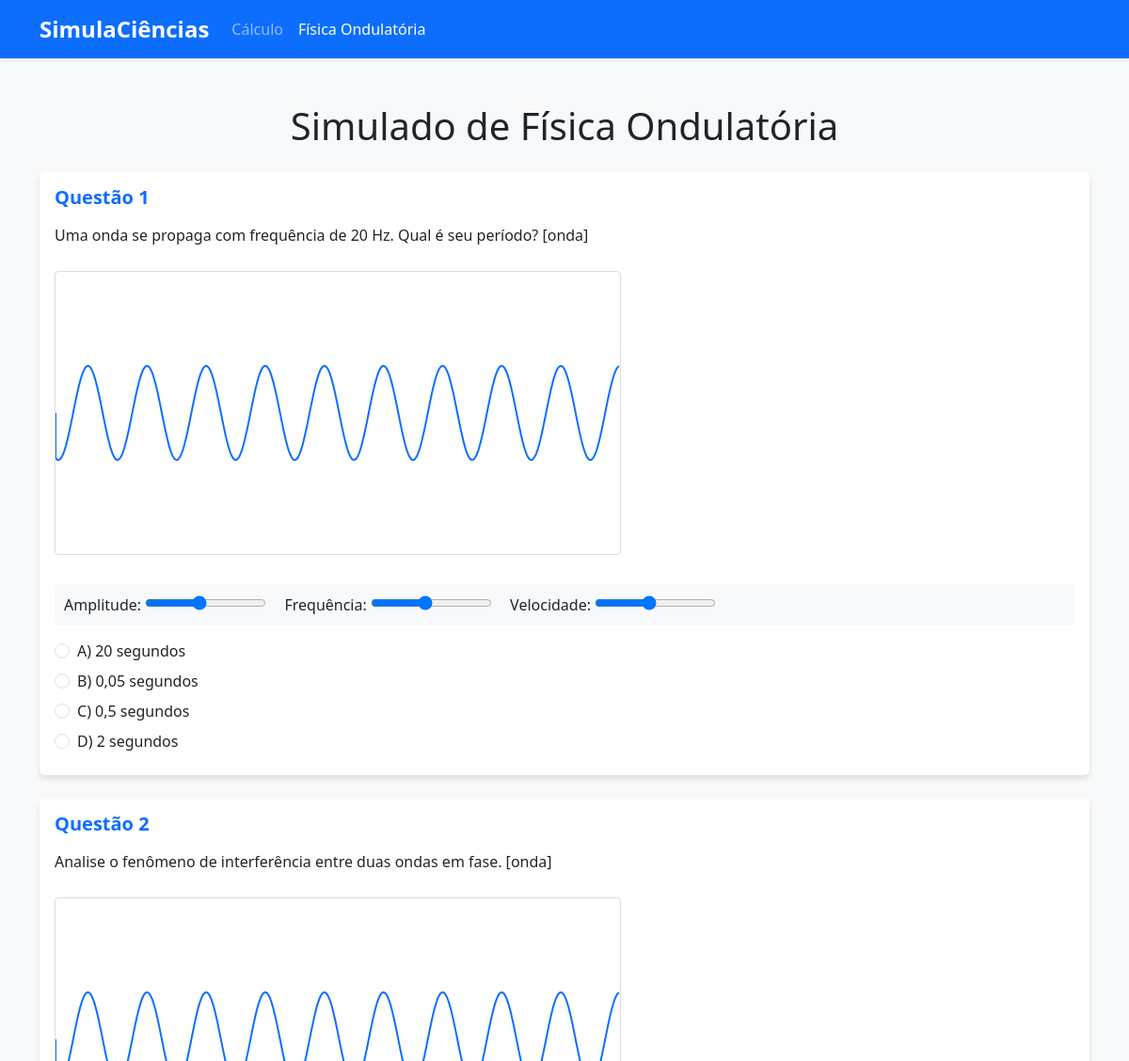
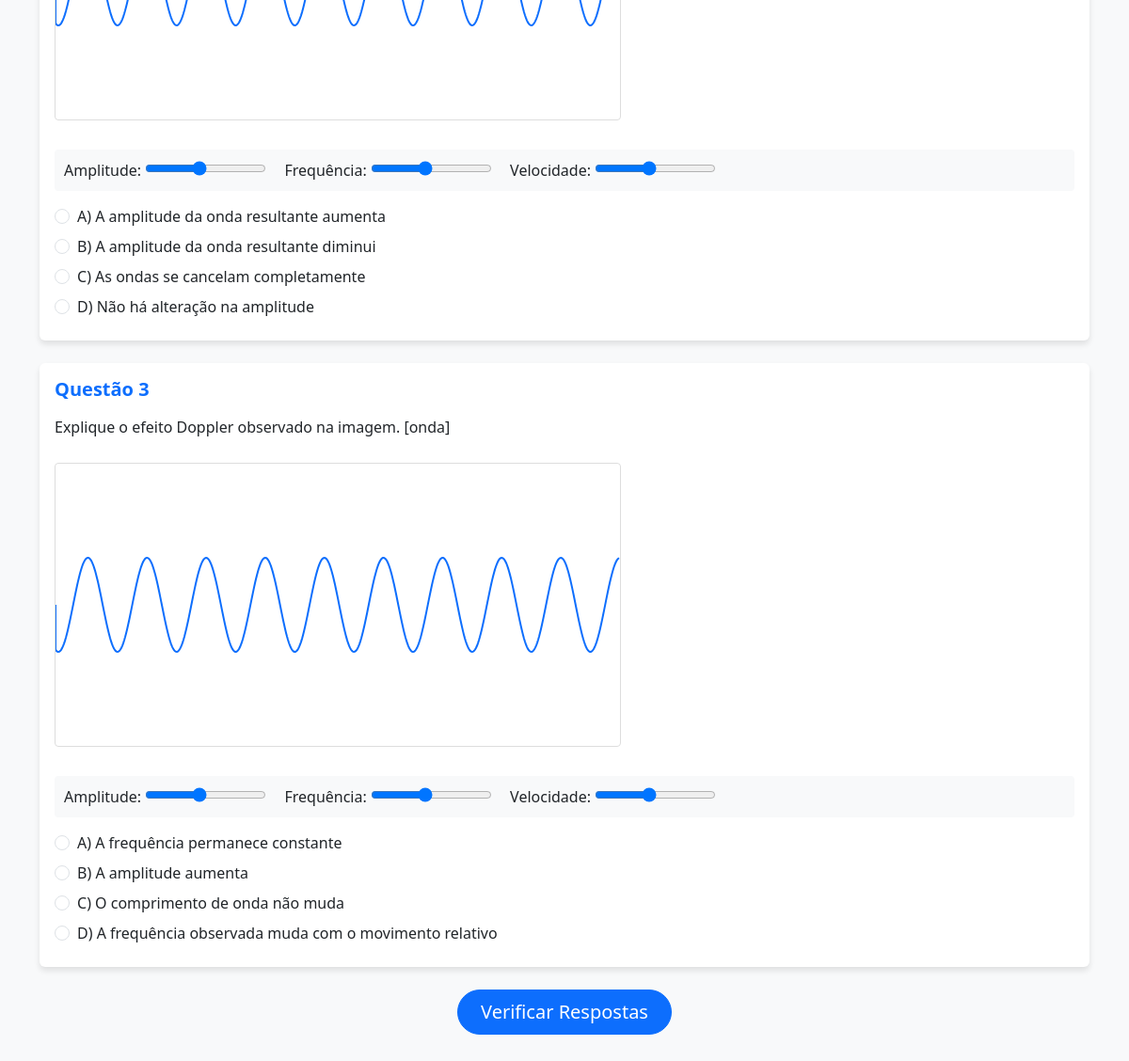
The page /fisica.php on the database its author committed (2 pictures, top to bottom).
### tables this page shows
CREATE TABLE IF NOT EXISTS questoes (
    id INT AUTO_INCREMENT PRIMARY KEY,
    categoria_id INT NOT NULL,
    enunciado TEXT NOT NULL,
    dificuldade ENUM('facil', 'medio', 'dificil') NOT NULL,
    resposta_correta VARCHAR(1) NOT NULL,
    explicacao TEXT,
    FOREIGN KEY (categoria_id) REFERENCES categorias(id)
);

### fisica.php (the view, shortened to what this page needs)
<?php
require_once 'config.php';
$stmt = $pdo->prepare("SELECT q.*, GROUP_CONCAT(CONCAT(a.letra, ':', a.texto) SEPARATOR '|') as alternativas
                      FROM questoes q
                      JOIN alternativas a ON q.id = a.questao_id
                      WHERE q.categoria_id = 2
                      GROUP BY q.id");
$stmt->execute();
$questoes = $stmt->fetchAll();
?>
<!DOCTYPE html>
<html lang="pt-BR">
<head>
    <link href="https://cdn.jsdelivr.net/npm/bootstrap@5.3.0/dist/css/bootstrap.min.css" rel="stylesheet">
    <link href="styles.css" rel="stylesheet">
</head>
<body>
    <nav class="navbar navbar-expand-lg navbar-dark bg-primary">
        <div class="container">
            <a class="navbar-brand" href="index.php">SimulaCiências</a>
            <div class="collapse navbar-collapse" id="navbarNav">
                <ul class="navbar-nav">
                    <li class="nav-item">
                        <a class="nav-link" href="calculo.php">Cálculo</a>
                    </li>
                    <li class="nav-item">
                        <a class="nav-link active" href="fisica.php">Física Ondulatória</a>
                    </li>
                </ul>
            </div>
        </div>
    </nav>
    <div class="container mt-5">
        <h1 class="text-center mb-4">Simulado de Física Ondulatória</h1>
        <div id="simulado-container">
            <?php foreach ($questoes as $index => $questao): ?>
                <div class="card mb-4 questao" id="questao-<?php echo $index + 1; ?>">
                    <div class="card-body">
                        <h5 class="card-title">Questão <?php echo $index + 1; ?></h5>
                        <p class="card-text"><?php echo $questao['enunciado']; ?></p>
                        <?php if (strpos($questao['enunciado'], '[onda]') !== false): ?>
                            <div class="wave-simulation">
                                <canvas class="wave-canvas" width="600" height="300"
                                        data-questao="<?php echo $index + 1; ?>"></canvas>
                                <div class="wave-controls">
                                    <label>
                                        Amplitude:
                                        <input type="range" class="amplitude-control" min="10" max="100" value="50">
                                    </label>
                                    <label>
                                        Frequência:
                                        <input type="range" class="frequency-control" min="1" max="10" value="5">
                                    </label>
                                    <label>
                                        Velocidade:
                                        <input type="range" class="speed-control" min="1" max="10" value="5">
                                    </label>
                                </div>
                            </div>
                        <?php endif; ?>
                        <div class="alternativas">
                            <?php
                            $alternativas = explode('|', $questao['alternativas']);
                            foreach ($alternativas as $alternativa):
                                list($letra, $texto) = explode(':', $alternativa);
                            ?>
                                <div class="form-check mb-2">
                                    <input class="form-check-input" type="radio"
                                           name="questao-<?php echo $index + 1; ?>"
                                           id="<?php echo $index + 1; ?>-<?php echo $letra; ?>"
                                           value="<?php echo $letra; ?>">
                                    <label class="form-check-label" for="<?php echo $index + 1; ?>-<?php echo $letra; ?>">
                                        <?php echo "$letra) $texto"; ?>
                                    </label>
                                </div>
                            <?php endforeach; ?>
                        </div>
                    </div>
                </div>
            <?php endforeach; ?>
            <div class="text-center mb-5">
                <button class="btn btn-primary btn-lg" onclick="verificarRespostas()">Verificar Respostas</button>
            </div>
        </div>
    </div>
</body>
</html>

### styles.css (style rules this page uses)
:root { --primary-color: #0d6efd; --secondary-color: #6c757d; --background-light: #f8f9fa; }
body { font-family: 'Segoe UI', Tahoma, Geneva, Verdana, sans-serif; background-color: var(--background-light); }
.navbar { box-shadow: 0 2px 4px rgba(0,0,0,0.1); }
.navbar-brand { font-weight: bold; font-size: 1.5rem; }
.card { transition: transform 0.3s ease; border: none; box-shadow: 0 4px 6px rgba(0,0,0,0.1); }
.card-title { color: var(--primary-color); font-weight: bold; margin-bottom: 1rem; }
.btn-primary { padding: 0.5rem 1.5rem; border-radius: 25px; font-weight: 500; transition: all 0.3s ease; }

### fisica.php (style rules this page uses)
.wave-canvas { border: 1px solid #ddd; border-radius: 4px; margin: 10px 0; }
.wave-controls { margin: 15px 0; padding: 10px; background: #f8f9fa; border-radius: 4px; }
.wave-controls label { margin-right: 15px; }

### rows shown on the page
questoes: enunciado "Uma onda se propaga com frequência de 20 Hz. Qual é seu período? [onda]", letra "A", texto "20 segundos", letra "B", texto "0,05 segundos", letra "C", texto "0,5 segundos", letra "D", texto "2 segundos"
questoes: enunciado "Analise o fenômeno de interferência entre duas ondas em fase. [onda]", letra "A", texto "A amplitude da onda resultante aumenta", letra "B", texto "A amplitude da onda resultante diminui", letra "C", texto "As ondas se cancelam completamente", letra "D", texto "Não há alteração na amplitude"
questoes: enunciado "Explique o efeito Doppler observado na imagem. [onda]", letra "A", texto "A frequência permanece constante", letra "B", texto "A amplitude aumenta", letra "C", texto "O comprimento de onda não muda", letra "D", texto "A frequência observada muda com o movimento relativo"
